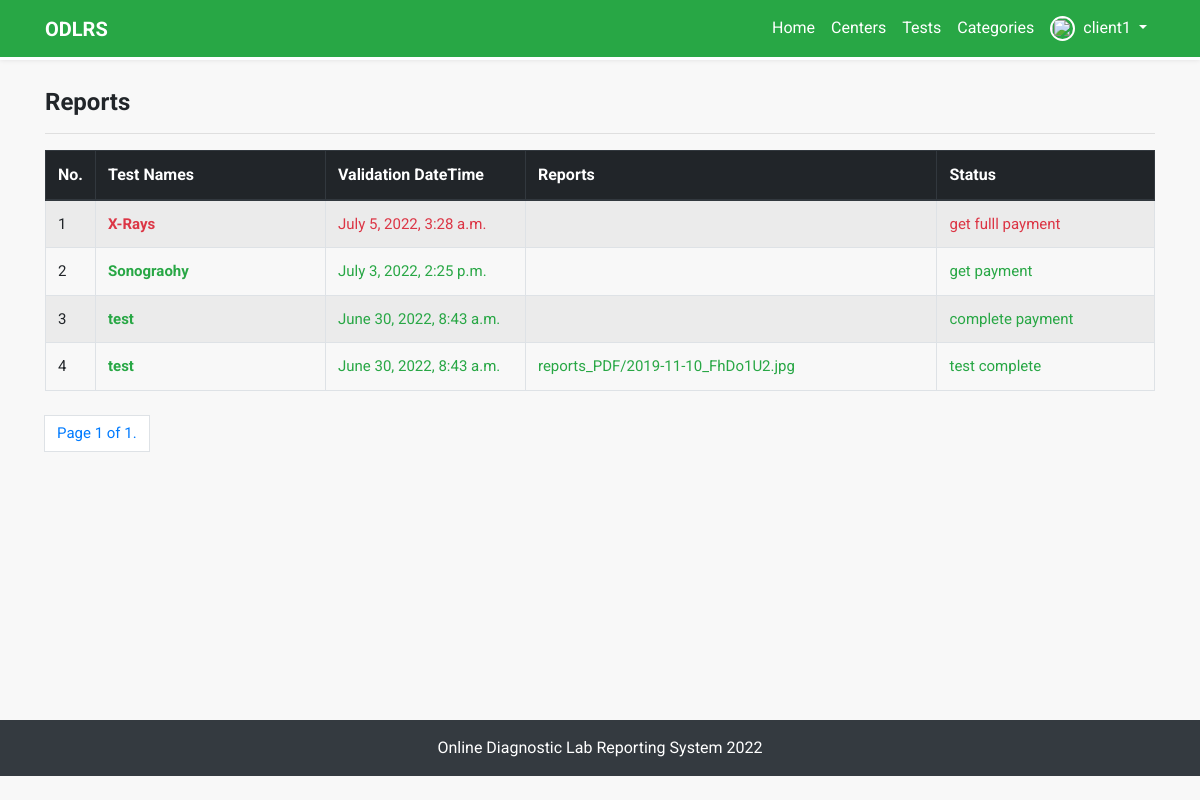
/filtered-reports-by-user/42/ (signed in), run on the app's committed database.
### report_processing/models.py (models this page shows)
class PaymentValidation(models.Model):
    approved_order = models.ForeignKey(TestOrder, on_delete=models.SET_NULL, null=True, blank=True)
    upload_report = models.FileField(upload_to='reports_PDF', null=True, blank=True)
    send_message = models.CharField(max_length=250, null=True, blank=True)
    datetime = models.DateTimeField(auto_now_add=True)
    class Meta:
        ordering = ['-id']

### tests/models.py (models this page shows, shortened)
class TestOrder(models.Model):
    PAYMENT_TYPE = (
        ('Full Payment', 'Full Payment'),
        ('Half Payment', 'Half Payment'),
    )
    PAYMENT_METHOD = (
        ('CASH', 'Cash'),
        ('CREDIT CARD', 'Credit Card'),
        ('ON SPOT', 'On Spot'),
    )
    TIME_SLOT = (
        ('10:00 AM - 2:00 PM', '10:00 AM - 2:00 PM'),
        ('3:00 PM - 7:00 PM', '3:00 PM - 7:00 PM'),
        ('8:00 PM - 10:00 PM', '8:00 PM - 10:00 PM'),
    )
    client_info = models.ForeignKey(Profile, on_delete=models.SET_NULL, null=True, related_name='test_user_order')
    contact_no = models.CharField(max_length=20, blank=False, null=True)
    email = models.EmailField(blank=True, null=True)
    address = models.CharField(max_length=150, blank=True, null=True)
    test_info = models.ForeignKey(Test, on_delete=models.SET_NULL, null=True, related_name='test_order')
    payment_type = models.CharField(max_length=20, choices=PAYMENT_TYPE, default='Full Payment', blank=True, null=True)
    payment_method = models.CharField(max_length=20, choices=PAYMENT_METHOD, blank=True, null=True)
    booked_time_slot = models.CharField(max_length=20, choices=TIME_SLOT, blank=True, null=True)
    booked_date = models.DateField(blank=True, null=True)
    order_created_at = models.TimeField(auto_now=True)
    staff_check = models.BooleanField(default=False)
    admin_approve = models.BooleanField(default=False)
    order_confirmed = models.BooleanField(default=False)
    accepted = models.BooleanField(default=False)
    validation = models.BooleanField(default=False)
    came_for_test = models.BooleanField(default=False)
    class Meta:
        ordering = ['-id']
        verbose_name_plural = 'Test Orders'

class Test(models.Model):
    ACTIVE_STATUS = (
        ('Available', 'AVAILABLE'),
        ('Closed', 'CLOSED'),
    )
    test_name = models.CharField(max_length=250, blank=False)
    image = models.ImageField(default='default_test.jpg', upload_to='test_pics')
    category = models.ForeignKey(TestCategory, on_delete=models.CASCADE, related_name='test_category')
    center = models.ForeignKey(DiagnosticCenter, on_delete=models.CASCADE, related_name='test_center')
    discount = models.PositiveIntegerField(null=True, blank=True)
    price = models.PositiveIntegerField(null=True, blank=True)
    active_status = models.CharField(max_length=20, choices=ACTIVE_STATUS, default='AVAILABLE')
    class Meta:
        ordering = ['-id']
        verbose_name_plural = 'Tests'

### custom_users/views.py (the view)
# urls.py: path('filtered-reports-by-user/<int:id>/', filtered_report, name='filtered-reports-by-user')
def filtered_report(request, id=None):
    user = get_object_or_404(User, id=id)
    filtered_reports = PaymentValidation.objects.filter(approved_order__client_info__user=user)
    paginator = Paginator(filtered_reports, 20)
    page = request.GET.get('page')
    filtered_reports_paginator = paginator.get_page(page)
    template = 'account/custom_users/filtered_reports.html'
    context = {'filtered_reports': filtered_reports_paginator}
    return render(request, template, context)

### templates/account/custom_users/filtered_reports.html (shortened to what this page needs)
{% extends 'base.html' %}
{% block content %}
<div class="container inner-content report mt-">
    <h4 class="font-weight-bold mb-0">Reports</h4>
    <hr>
    <div class="table-responsive">
        <table class="table table-striped table-bordered table-hover mb-4">
            <thead class="thead-dark">
                <tr>
                    <th width="30px"> No. </th>
                    <th width="230px"> Test Names </th>
                    <th width="200px"> Validation DateTime </th>
                    <th> Reports </th>
                    <th> Status </th>
                </tr>
            </thead>
            <tbody>
                {% for report in filtered_reports %}
                <tr>
                    <td> {{ forloop.counter }} </td>
                    {% if report.approved_order.payment_type == 'Full Payment'  %}
                    <td>
                        <a class="text-success font-weight-bold"
                            href="{% url 'report_processing:single-report-details' report.id %}">
                            {{ report.approved_order.test_info.test_name }}
                        </a>
                    </td>
                    <td class="text-success">{{ report.datetime }}
                    </td>
                    <td>
                        <a class="text-success" href="/media/reports_PDF/report_demo.pdf">
                            {{ report.upload_report }}
                        </a>
                    </td>
                    <td class="text-success">
                        {{ report.send_message }}
                    </td>
                    {% else %}
                    <td>
                        <a class="text-danger font-weight-bold"
                            href="{% url 'report_processing:single-report-details' report.id %}">
                            {{ report.approved_order.test_info.test_name }}
                        </a>
                    </td>
                    <td class="text-danger">{{ report.datetime }}
                    </td>
                    <td>
                    </td>
                    <td class="text-danger">{{ report.send_message }}</td>
                    {% endif %}
                </tr>
                {% endfor %}
            </tbody>
        </table>
    </div>
    <ul class="pagination">
        <li class="page-item">
            <a class="page-link" href="#">Page {{ filtered_reports.number }} of
                {{ filtered_reports.paginator.num_pages }}.</a>
        </li>
    </ul>
</div>
{% endblock %}

### templates/base.html (shortened to what this page needs)
{% load static %}
<!DOCTYPE html>
<html>
<head>
	<link rel="stylesheet" href="https://use.fontawesome.com/releases/v5.8.0/css/all.css"
>
	<link rel="stylesheet" type="text/css" href="{% static 'css/bootstrap.min.css' %}">
	<link rel="stylesheet" type="text/css" href="{% static 'css/fakeLoader.min.css' %}">
	<link rel="stylesheet" type="text/css" href="{% static 'css/style.css' %}">
</head>
<body>
	<nav class="navbar navbar-expand-lg bg-success">
		<div class="container">
			<a class="navbar-brand text-white" href="{% url 'home' %}"><b>ODLRS</b></a>
			<div class="collapse navbar-collapse" id="navbarSupportedContent">
				<ul class="navbar-nav ml-auto">
					<li class="nav-item ">
						<a class="nav-link" href="{% url 'home' %}">Home</a>
					</li>
					<li class="nav-item">
						<a class="nav-link" href="{% url 'diagnostic_centers:all-centers' %}">Centers</a>
					</li>
					<li class="nav-item ">
						<a class="nav-link" href="{% url 'tests:all-tests' %}">Tests</a>
					</li>
					<li class="nav-item">
						<a class="nav-link" href="{% url 'tests:categories' %}">Categories</a>
					</li>
					{% if user.is_authenticated %}
					<li class="nav-item user-profile">
						<a class="nav-link d-flex dropdown-btn" href="#">
							<img src="{{ user.customer_profile.image.url }}" alt="" class="rounded-circle">
							<span class=" dropdown-toggle ml-2">{{user.username}} </span>
						</a>
					</li>
					{% endif %}
				</ul>
			</div>
		</div>
	</nav>
	{% block content %} {% endblock %} {% block extra_body %} {% endblock %}
	<div class="footer text-white text-center py-3 bg-dark">
		<div class="w-100 text-center d-flex justify-content-center">
			<div class="d-box px-2">
				<a class="text-white" target="_blank" data-toggle="tooltip"
					data-placement="top" title="Online Diagnostic Lab Reporting System 2022">Online Diagnostic Lab Reporting System 2022</a>
			</div>
		</div>
	</div>
</body>
</html>

### static/css/style.css (style rules this page uses)
* { margin: 0; padding: 0; -webkit-box-sizing: border-box; box-sizing: border-box; font-family: "Roboto", sans-serif; scroll-behavior: smooth; }
a { text-decoration: none; }
html, body { background: #f8f8f8; }
nav.navbar { background: transparent; -webkit-box-shadow: 0 0 5px rgba(0, 0, 0, 0.1); box-shadow: 0 0 5px rgba(0, 0, 0, 0.1); position: fixed; top: 0; z-index: 99999; width: 100%; background: #328691; border-bottom: 3px solid white; }
nav.navbar ul li a { color: #fff; font-size: 16px; outline: none; }
nav.navbar .user-profile { position: relative; }
nav.navbar .user-profile img { width: 25px; height: 25px; border: 2px solid white; }
.inner-content { padding-top: 5.5rem; min-height: 90vh; }
.report p, .report a, .report td { font-size: 15px; }
.footer { background: #328691; position: relative; z-index: 11; }

### data on the page
PaymentValidation: approved_order.test_info.test_name "X-Rays", datetime "July 5, 2022, 3:28 a.m.", send_message "get fulll payment"
PaymentValidation: approved_order.test_info.test_name "Sonograohy", datetime "July 3, 2022, 2:25 p.m.", send_message "get payment"
PaymentValidation: approved_order.test_info.test_name "test", datetime "June 30, 2022, 8:43 a.m.", send_message "complete payment"
PaymentValidation: approved_order.test_info.test_name "test", datetime "June 30, 2022, 8:43 a.m.", upload_report "reports_PDF/2019-11-10_FhDo1U2.jpg", send_message "test complete"

### other printed values
{{ user.username }} "client1"
{{ filtered_reports.number }} "1"
{{ filtered_reports.paginator.num_pages }} "1"
